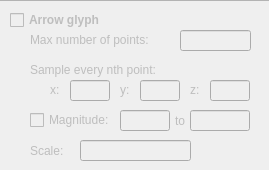
                  <widget class="QWidget" name="widget_10" native="true">
                   <property name="sizePolicy">
                    <sizepolicy hsizetype="Fixed" vsizetype="Expanding">
                     <horstretch>0</horstretch>
                     <verstretch>0</verstretch>
                    </sizepolicy>
                   </property>
                   <property name="minimumSize">
                    <size>
                     <width>269</width>
                     <height>170</height>
                    </size>
                   </property>
                   <property name="maximumSize">
                    <size>
                     <width>269</width>
                     <height>16777215</height>
                    </size>
                   </property>
                   <property name="styleSheet">
                    <string notr="true">.QWidget{
	border-top:1px solid rgb(179, 179, 179);
}</string>
                   </property>
                   <widget class="QLineEdit" name="vectorValueMin_LE">
                    <property name="enabled">
                     <bool>false</bool>
                    </property>
                    <property name="geometry">
                     <rect>
                      <x>120</x>
                      <y>110</y>
                      <width>50</width>
                      <height>21</height>
                     </rect>
                    </property>
                   </widget>
                   <widget class="QLineEdit" name="vectorValueMax_LE">
                    <property name="enabled">
                     <bool>false</bool>
                    </property>
                    <property name="geometry">
                     <rect>
                      <x>190</x>
                      <y>110</y>
                      <width>60</width>
                      <height>21</height>
                     </rect>
                    </property>
                   </widget>
                   <widget class="QCheckBox" name="vectorRange_CB">
                    <property name="enabled">
                     <bool>false</bool>
                    </property>
                    <property name="geometry">
                     <rect>
                      <x>30</x>
                      <y>110</y>
                      <width>90</width>
                      <height>20</height>
                     </rect>
                    </property>
                    <property name="text">
                     <string>Magnitude:</string>
                    </property>
                   </widget>
                   <widget class="QLabel" name="vectorScale_LB">
                    <property name="enabled">
                     <bool>false</bool>
                    </property>
                    <property name="geometry">
                     <rect>
                      <x>30</x>
                      <y>140</y>
                      <width>41</width>
                      <height>21</height>
                     </rect>
                    </property>
                    <property name="text">
                     <string>Scale:</string>
                    </property>
                   </widget>
                   <widget class="QLineEdit" name="vectorScale_LE">
                    <property name="enabled">
                     <bool>false</bool>
                    </property>
                    <property name="geometry">
                     <rect>
                      <x>80</x>
                      <y>140</y>
                      <width>111</width>
                      <height>21</height>
                     </rect>
                    </property>
                   </widget>
                   <widget class="QLabel" name="vectorTo_LB">
                    <property name="enabled">
                     <bool>false</bool>
                    </property>
                    <property name="geometry">
                     <rect>
                      <x>170</x>
                      <y>110</y>
                      <width>20</width>
                      <height>21</height>
                     </rect>
                    </property>
                    <property name="text">
                     <string>to</string>
                    </property>
                    <property name="alignment">
                     <set>Qt::AlignCenter</set>
                    </property>
                   </widget>
                   <widget class="QCheckBox" name="vectorGlyph_CB">
                    <property name="enabled">
                     <bool>false</bool>
                    </property>
                    <property name="geometry">
                     <rect>
                      <x>10</x>
                      <y>10</y>
                      <width>101</width>
                      <height>20</height>
                     </rect>
                    </property>
                    <property name="font">
                     <font>
                      <weight>75</weight>
                      <bold>true</bold>
                     </font>
                    </property>
                    <property name="text">
                     <string>Arrow glyph</string>
                    </property>
                   </widget>
                   <widget class="QLabel" name="vectorMaxPoints_LB">
                    <property name="enabled">
                     <bool>false</bool>
                    </property>
                    <property name="geometry">
                     <rect>
                      <x>30</x>
                      <y>30</y>
                      <width>141</width>
                      <height>20</height>
                     </rect>
                    </property>
                    <property name="text">
                     <string>Max number of points:</string>
                    </property>
                   </widget>
                   <widget class="QLineEdit" name="vectorMaskNum_LE">
                    <property name="enabled">
                     <bool>false</bool>
                    </property>
                    <property name="geometry">
                     <rect>
                      <x>180</x>
                      <y>30</y>
                      <width>71</width>
                      <height>21</height>
                     </rect>
                    </property>
                    <property name="text">
                     <string/>
                    </property>
                   </widget>
                   <widget class="QLineEdit" name="yDelta_LE">
                    <property name="enabled">
                     <bool>false</bool>
                    </property>
                    <property name="geometry">
                     <rect>
                      <x>140</x>
                      <y>80</y>
                      <width>40</width>
                      <height>21</height>
                     </rect>
                    </property>
                    <property name="minimumSize">
                     <size>
                      <width>0</width>
                      <height>0</height>
                     </size>
                    </property>
                    <property name="maximumSize">
                     <size>
                      <width>50</width>
                      <height>16777215</height>
                     </size>
                    </property>
                   </widget>
                   <widget class="QLineEdit" name="zDelta_LE">
                    <property name="enabled">
                     <bool>false</bool>
                    </property>
                    <property name="geometry">
                     <rect>
                      <x>210</x>
                      <y>80</y>
                      <width>40</width>
                      <height>21</height>
                     </rect>
                    </property>
                    <property name="minimumSize">
                     <size>
                      <width>0</width>
                      <height>0</height>
                     </size>
                    </property>
                    <property name="maximumSize">
                     <size>
                      <width>50</width>
                      <height>16777215</height>
                     </size>
                    </property>
                   </widget>
                   <widget class="QLineEdit" name="xDelta_LE">
                    <property name="enabled">
                     <bool>false</bool>
                    </property>
                    <property name="geometry">
                     <rect>
                      <x>70</x>
                      <y>80</y>
                      <width>40</width>
                      <height>21</height>
                     </rect>
                    </property>
                    <property name="minimumSize">
                     <size>
                      <width>0</width>
                      <height>0</height>
                     </size>
                    </property>
                    <property name="maximumSize">
                     <size>
                      <width>50</width>
                      <height>16777215</height>
                     </size>
                    </property>
                   </widget>
                   <widget class="QLabel" name="sampleRate_LB">
                    <property name="enabled">
                     <bool>false</bool>
                    </property>
                    <property name="geometry">
                     <rect>
                      <x>30</x>
                      <y>60</y>
                      <width>161</width>
                      <height>20</height>
                     </rect>
                    </property>
                    <property name="maximumSize">
                     <size>
                      <width>10000</width>
                      <height>16777215</height>
                     </size>
                    </property>
                    <property name="text">
                     <string>Sample every nth point:</string>
                    </property>
                   </widget>
                   <widget class="QLabel" name="xDelta_LB">
                    <property name="enabled">
                     <bool>false</bool>
                    </property>
                    <property name="geometry">
                     <rect>
                      <x>50</x>
                      <y>80</y>
                      <width>20</width>
                      <height>20</height>
                     </rect>
                    </property>
                    <property name="text">
                     <string>x:</string>
                    </property>
                   </widget>
                   <widget class="QLabel" name="yDelta_LB">
                    <property name="enabled">
                     <bool>false</bool>
                    </property>
                    <property name="geometry">
                     <rect>
                      <x>120</x>
                      <y>80</y>
                      <width>20</width>
                      <height>20</height>
                     </rect>
                    </property>
                    <property name="text">
                     <string>y:</string>
                    </property>
                   </widget>
                   <widget class="QLabel" name="zDelta_LB">
                    <property name="enabled">
                     <bool>false</bool>
                    </property>
                    <property name="geometry">
                     <rect>
                      <x>190</x>
                      <y>80</y>
                      <width>20</width>
                      <height>20</height>
                     </rect>
                    </property>
                    <property name="text">
                     <string>z:</string>
                    </property>
                   </widget>
                  </widget>
